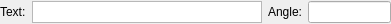
<?xml version="1.0" encoding="UTF-8"?>
<ui version="4.0">
 <class>Ui_MTextOptions</class>
 <widget class="QWidget" name="Ui_MTextOptions">
  <property name="geometry">
   <rect>
    <x>0</x>
    <y>0</y>
    <width>391</width>
    <height>24</height>
   </rect>
  </property>
  <property name="sizePolicy">
   <sizepolicy hsizetype="Preferred" vsizetype="Fixed">
    <horstretch>0</horstretch>
    <verstretch>0</verstretch>
   </sizepolicy>
  </property>
  <property name="minimumSize">
   <size>
    <width>200</width>
    <height>22</height>
   </size>
  </property>
  <property name="maximumSize">
   <size>
    <width>16777215</width>
    <height>32767</height>
   </size>
  </property>
  <property name="windowTitle">
   <string>Text Options</string>
  </property>
  <property name="toolTip">
   <string/>
  </property>
  <layout class="QHBoxLayout">
   <property name="leftMargin">
    <number>0</number>
   </property>
   <property name="topMargin">
    <number>1</number>
   </property>
   <property name="rightMargin">
    <number>0</number>
   </property>
   <property name="bottomMargin">
    <number>1</number>
   </property>
   <item>
    <widget class="QLabel" name="lText">
     <property name="text">
      <string>Text:</string>
     </property>
     <property name="wordWrap">
      <bool>false</bool>
     </property>
    </widget>
   </item>
   <item>
    <widget class="QTextEdit" name="teText">
     <property name="sizePolicy">
      <sizepolicy hsizetype="Preferred" vsizetype="Fixed">
       <horstretch>0</horstretch>
       <verstretch>0</verstretch>
      </sizepolicy>
     </property>
     <property name="minimumSize">
      <size>
       <width>0</width>
       <height>22</height>
      </size>
     </property>
     <property name="maximumSize">
      <size>
       <width>32767</width>
       <height>22</height>
      </size>
     </property>
     <property name="toolTip">
      <string>Text to insert</string>
     </property>
     <property name="verticalScrollBarPolicy">
      <enum>Qt::ScrollBarAlwaysOff</enum>
     </property>
     <property name="horizontalScrollBarPolicy">
      <enum>Qt::ScrollBarAlwaysOff</enum>
     </property>
    </widget>
   </item>
   <item>
    <widget class="QLabel" name="lAngle">
     <property name="text">
      <string>Angle:</string>
     </property>
     <property name="wordWrap">
      <bool>false</bool>
     </property>
    </widget>
   </item>
   <item>
    <widget class="QLineEdit" name="leAngle">
     <property name="sizePolicy">
      <sizepolicy hsizetype="Preferred" vsizetype="Fixed">
       <horstretch>0</horstretch>
       <verstretch>0</verstretch>
      </sizepolicy>
     </property>
     <property name="toolTip">
      <string>Rotation angle</string>
     </property>
    </widget>
   </item>
   <item>
    <spacer name="horizontalSpacer">
     <property name="orientation">
      <enum>Qt::Horizontal</enum>
     </property>
     <property name="sizeHint" stdset="0">
      <size>
       <width>0</width>
       <height>20</height>
      </size>
     </property>
    </spacer>
   </item>
  </layout>
 </widget>
 <layoutdefault spacing="6" margin="11"/>
 <resources/>
 <connections>
  <connection>
   <sender>teText</sender>
   <signal>textChanged()</signal>
   <receiver>Ui_MTextOptions</receiver>
   <slot>updateText()</slot>
   <hints>
    <hint type="sourcelabel">
     <x>20</x>
     <y>20</y>
    </hint>
    <hint type="destinationlabel">
     <x>20</x>
     <y>20</y>
    </hint>
   </hints>
  </connection>
  <connection>
   <sender>leAngle</sender>
   <signal>textChanged(QString)</signal>
   <receiver>Ui_MTextOptions</receiver>
   <slot>updateAngle()</slot>
   <hints>
    <hint type="sourcelabel">
     <x>20</x>
     <y>20</y>
    </hint>
    <hint type="destinationlabel">
     <x>20</x>
     <y>20</y>
    </hint>
   </hints>
  </connection>
 </connections>
 <slots>
  <slot>updateText()</slot>
  <slot>updateAngle()</slot>
 </slots>
</ui>
